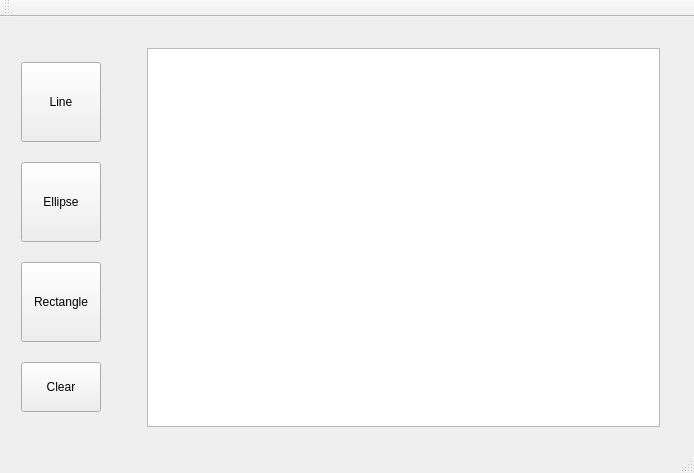
<?xml version="1.0" encoding="UTF-8"?>
<ui version="4.0">
 <class>MainWindow</class>
 <widget class="QMainWindow" name="MainWindow">
  <property name="geometry">
   <rect>
    <x>0</x>
    <y>0</y>
    <width>694</width>
    <height>473</height>
   </rect>
  </property>
  <property name="windowTitle">
   <string>MainWindow</string>
  </property>
  <widget class="QWidget" name="centralWidget">
   <widget class="QWidget" name="horizontalLayoutWidget">
    <property name="geometry">
     <rect>
      <x>10</x>
      <y>20</y>
      <width>661</width>
      <height>401</height>
     </rect>
    </property>
    <layout class="QHBoxLayout" name="horizontalLayout">
     <property name="sizeConstraint">
      <enum>QLayout::SetMinimumSize</enum>
     </property>
     <item>
      <layout class="QVBoxLayout" name="verticalLayout">
       <item>
        <widget class="QPushButton" name="drawLineButton">
         <property name="minimumSize">
          <size>
           <width>80</width>
           <height>80</height>
          </size>
         </property>
         <property name="text">
          <string>Line</string>
         </property>
        </widget>
       </item>
       <item>
        <widget class="QPushButton" name="drawEllipseButton">
         <property name="minimumSize">
          <size>
           <width>80</width>
           <height>80</height>
          </size>
         </property>
         <property name="text">
          <string>Ellipse</string>
         </property>
        </widget>
       </item>
       <item>
        <widget class="QPushButton" name="drawRectangleButton">
         <property name="minimumSize">
          <size>
           <width>80</width>
           <height>80</height>
          </size>
         </property>
         <property name="text">
          <string>Rectangle</string>
         </property>
        </widget>
       </item>
       <item>
        <widget class="QPushButton" name="clearButton">
         <property name="minimumSize">
          <size>
           <width>80</width>
           <height>50</height>
          </size>
         </property>
         <property name="text">
          <string>Clear</string>
         </property>
        </widget>
       </item>
      </layout>
     </item>
     <item>
      <spacer name="horizontalSpacer">
       <property name="orientation">
        <enum>Qt::Horizontal</enum>
       </property>
       <property name="sizeType">
        <enum>QSizePolicy::Minimum</enum>
       </property>
       <property name="sizeHint" stdset="0">
        <size>
         <width>40</width>
         <height>20</height>
        </size>
       </property>
      </spacer>
     </item>
     <item>
      <widget class="QGraphicsView" name="graphicsView">
       <property name="enabled">
        <bool>true</bool>
       </property>
       <property name="minimumSize">
        <size>
         <width>200</width>
         <height>180</height>
        </size>
       </property>
      </widget>
     </item>
    </layout>
   </widget>
  </widget>
  <widget class="QMenuBar" name="menuBar">
   <property name="geometry">
    <rect>
     <x>0</x>
     <y>0</y>
     <width>694</width>
     <height>21</height>
    </rect>
   </property>
  </widget>
  <widget class="QToolBar" name="mainToolBar">
   <attribute name="toolBarArea">
    <enum>TopToolBarArea</enum>
   </attribute>
   <attribute name="toolBarBreak">
    <bool>false</bool>
   </attribute>
  </widget>
  <widget class="QStatusBar" name="statusBar"/>
 </widget>
 <layoutdefault spacing="6" margin="11"/>
 <resources/>
 <connections/>
</ui>
